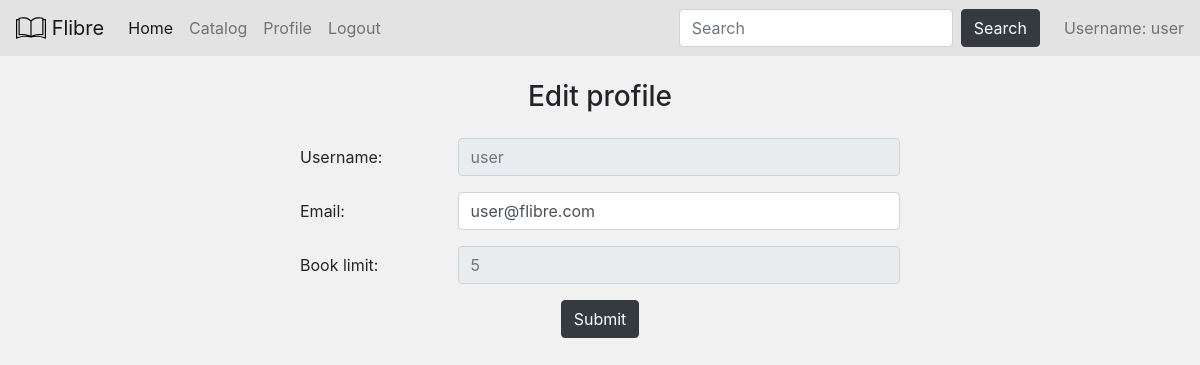
Before: /user/user/edit (signed in) with the older database file.
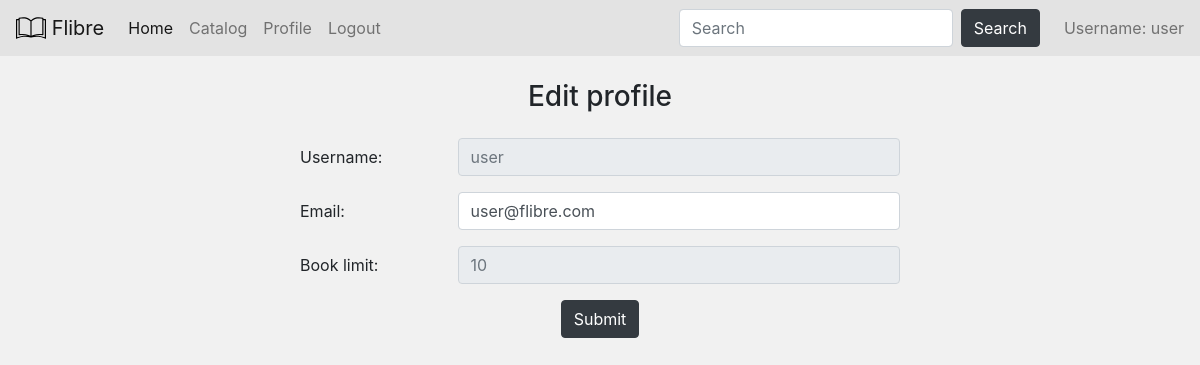
After: the same page with the newer database file.
### db_models.py (models this page shows, shortened)
class User(Base):
    __tablename__ = 'users'
    id = Column(Integer, primary_key=True)
    username = Column(String(50))
    email = Column(String(255))
    password = Column(String(255))
    permission_lvl = Column(Integer)
    book_limit = Column(Integer)
    book_ref = relationship('Book', back_populates='user_ref')

### routes.py (the view, shortened to what this page needs)
@app.route('/user/<username>/edit', methods=["GET", "POST"])
@login_required(lvl=2)
def user_profile_edit(username):
    if request.method == 'GET':
        context = get_default_context()
        context['messages'] = get_flashed_messages()
        if context['permission_lvl'] == 1:
            pass
        elif username != context['username']:
            abort(401)
        if not user_exists(username):
            abort(404)
        db_session = get_session()
        user = db_session.query(User).filter(User.username == username).one()
        context['user'] = user
        return render_template('user_profile_edit.html', **context)

### routes.py (called while the page is built)
def get_session(echo=False):
    engine = create_engine('sqlite:///db/database.db', echo=echo)
    db_session = sessionmaker(bind=engine)
    return db_session()

def get_default_context():
    permission_lvl = get_user_auth_lvl()
    context = {'permission_lvl': permission_lvl,
               'user_id': session.get('user_id'),
               'username': session.get('username')}
    return context

def get_user_auth_lvl():
    if not session.get('user_id'):
        return 3
    db_session = get_session()
    user_data = db_session.query(User.permission_lvl) \
                .filter(User.username == session.get('username')) \
                .one()
    return user_data.permission_lvl

def user_exists(username):
    db_session = get_session()
    return db_session.query(User.id).filter_by(username=username).scalar() is not None

def login_required(lvl=3):
    def frame(func):
        @wraps(func)
        def wrapped_func(*args, **kwargs):
            if get_user_auth_lvl() <= lvl:
                return func(*args, **kwargs)
            else:
                flash('Access denied')
                return redirect('/login')
        return wrapped_func
    return frame

### templates/user_profile_edit.html (shortened to what this page needs)
{% extends "layout.html" %}
{% block content %}
<div class="mx-auto" style="max-width: 600px">
  <h3 class="mb-4 text-center">Edit profile</h3>
  <form class="form-group mb-4" action="edit" method="post">
    <div class="form-group row">
      <label class="col-sm-3 col-form-label">Username:</label>
      <div class="col-sm-9">
        <input class="form-control" type="text" placeholder="{{ user['username'] }}" readonly>
      </div>
    </div>
    <div class="form-group row">
      <label class="col-sm-3 col-form-label" for="email">Email:</label>
      <div class="col-sm-9">
        <input class="form-control" id="email" type="text" name="email" value="{{ user['email'] }}">
      </div>
    </div>
    <div class="form-group row">
      {% if permission_lvl == 1 %}
      <label class="col-sm-3 col-form-label" for="book_limit">Book limit:</label>
      <div class="col-sm-9">
        <input class="form-control" id="book_limit" type="text" name="book_limit" value="{{ user['book_limit'] }}">
      </div>
      {% else %}
      <label class="col-sm-3 col-form-label">Book limit:</label>
      <div class="col-sm-9">
        <input class="form-control" type="text" placeholder="{{ user['book_limit'] }}" readonly>
      </div>
      {% endif %}
    </div>
    <div class="form-group text-center">
      <input class="btn btn-dark mb-2 mx-2" type="submit">
    </div>
  </form>
</div>
{% endblock %}

### templates/layout.html (shortened to what this page needs)
<!doctype html>
<html lang="en">
<head>
  <link rel="stylesheet" href="https://stackpath.bootstrapcdn.com/bootstrap/4.5.0/css/bootstrap.min.css"
>
  <link href="/static/style.css" rel="stylesheet">
</head>
<body id="bootstrap-overrides">
<nav class="navbar navbar-expand-lg navbar-light bg-navbar mb-4">
  <a class="navbar-brand" href="/">
    <img src="/static/book_logo.svg" width="30" height="30" class="d-inline-block align-top" alt="" loading="lazy">
    Flibre
  </a>
  <div class="collapse navbar-collapse" id="navbarSupportedContent">
    <ul class="navbar-nav mr-auto">
      <li class="nav-item active">
        <a class="nav-link" href="/">Home</a>
      </li>
      <li class="nav-item">
        <a class="nav-link" href="/catalog/books">Catalog</a>
      </li>
      {% if username %}
      <li class="nav-item">
        <a class="nav-link" href="/user/{{ username }}">Profile</a>
      </li>
      <li class="nav-item">
        <a class="nav-link" href="/logout">Logout</a>
      </li>
      {% endif %}
    </ul>
    <form class="form-inline my-2 my-lg-0" action="/search_results" method="GET">
      <input class="form-control mr-sm-2" type="search" name="query" placeholder="Search" aria-label="Search">
      <button class="btn btn-dark mr-4 my-2 my-sm-0" type="submit">Search</button>
    </form>
    {% if username %}
    <span class="navbar-text">
      Username: {{ username }}
    </span>
    {% endif %}
  </div>
</nav>
<div class="container">
  {% block content %}
  {% endblock %}
</div>
</body>
</html>

### static/style.css (style rules this page uses)
body { background-color: #f1f1f1; }
.bg-navbar { background-color: #e3e3e3; }

Changed rows visible on the page:
changed User "user": book_limit "5" → "10"
